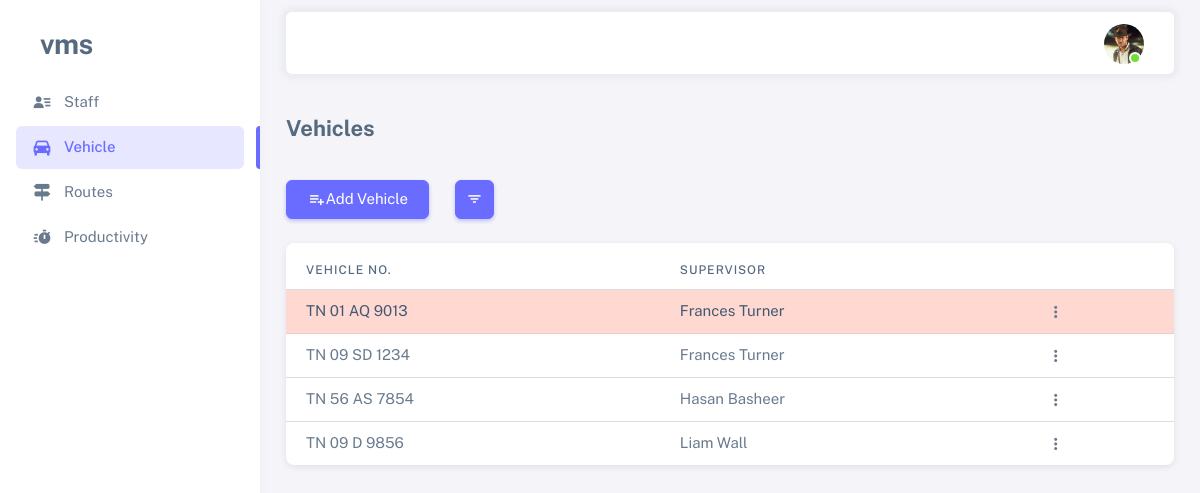
/ (signed in), run on the app's committed database.
### vms_app/models.py (models this page shows, shortened)
class Employee(AbstractBaseUser, PermissionsMixin):
    id = models.UUIDField(primary_key=True, editable=False, unique=True, default=uuid.uuid4)
    name = models.CharField(max_length=100)
    image = models.ImageField(upload_to='profiles/', null=True, blank=True)
    employee_id = models.CharField(max_length=100, unique=True)
    is_active = models.BooleanField(default=True)
    is_staff = models.BooleanField(default=True)
    is_superuser = models.BooleanField(default=False)
    contact = models.CharField(max_length=255)
    address = models.TextField()
    remark = models.TextField(null=True, blank=True)
    objects = EmployeeManager()
    USERNAME_FIELD = 'employee_id'
    REQUIRED_FIELDS = ['name']
    def __str__(self) -> str:
        return self.name

class Vehicle(models.Model):
    vehicle_number = models.CharField(max_length=100, unique=True)
    is_active = models.BooleanField(default=True)
    is_working = models.BooleanField(default=False)
    supervisor = models.ForeignKey(Employee, on_delete=models.SET_NULL, null=True, blank=True,
                                   related_name='vehicle_supervised_by', limit_choices_to={'is_active': True})
    remark = models.TextField(null=True, blank=True)
    created_by = models.ForeignKey(Employee, on_delete=models.SET_NULL, null=True, blank=True,
                                   related_name='vehicle_created_by')
    created_on = models.DateTimeField(auto_now_add=True)
    updated_by = models.ForeignKey(Employee, on_delete=models.SET_NULL, null=True, blank=True,
                                   related_name='vehicle_updated_by')
    updated_on = models.DateTimeField(auto_now=True)
    zone = models.ForeignKey(Zone, related_name='zone_vehicles_set',
                             on_delete=models.PROTECT, null=True, blank=True)
    workshop = models.ForeignKey(Workshop, related_name='workshop_vehicles_set',
                                 on_delete=models.PROTECT, null=True, blank=True)
    register_number = models.CharField(max_length=50, null=True, blank=True, unique=True)
    chassis_number = models.CharField(max_length=50, null=True, blank=True)
    vehicle_model = models.CharField(max_length=50, null=True, blank=True)
    type = models.CharField(max_length=50, null=True, blank=True)
    engine_number = models.CharField(max_length=50, null=True, blank=True)
    fc_date = models.DateField(null=True, blank=True)
    insurance = models.DateField(null=True, blank=True)
    puc = models.DateField(null=True, blank=True)  # pollution under control certificate expiry date

### vms_app/views.py (the view)
# urls.py: 2. Add a URL to urlpatterns:  path('', views.home, name='home')
@login_required(login_url='login')
@active_required
def home(request):
    queries = {
        "active": {"is_active": True},
        "in_active": {"is_active": False},
        "working": {"is_working": True, "is_active": True},
        "not_working": {"is_working": False, "is_active": True},
    }
    vehicles = Vehicle.objects.filter(**queries["active"])
    query = request.GET.get("query", None)
    if query and query in queries:
        vehicles = Vehicle.objects.filter(**queries[query])
    context = {
        "vehicles": vehicles,
        "menu": "menu-vehicle"
    }
    return render(request, 'vms_app/vehicles_list.html', context)

### vms_app/templates/vms_app/vehicles_list.html (shortened to what this page needs)
{% extends "base.html" %}
{% block content %}
<h4 class="fw-bold py-3 mb-4">Vehicles</h4>
<div class="row">
    <div class="col-auto">
        <a href="{% url "add_vehicle" %}" class="btn btn-primary">
            <span class="tf-icons bx bx-list-plus"></span> Add Vehicle
        </a>
    </div>
    <div class="col-auto">
        <button type="button" class="btn btn-primary btn-icon dropdown-toggle hide-arrow" data-bs-toggle="dropdown" aria-expanded="false">
            <i class="bx bx-filter"></i>
        </button>
    </div>
</div>
<div class="card mt-4">
    <div class="table-responsive text-nowrap mt-2">
        <table class="table">
            <thead>
                <tr>
                    <th>Vehicle No.</th>
                    <th>Supervisor</th>
                    <th></th>
                </tr>
            </thead>
            <tbody class="table-border-bottom-0">
                {% for vehicle in vehicles %}
                <tr {% if not vehicle.is_working %}class="table-danger"{% endif %}>
                    <td>{{vehicle.vehicle_number}}</td>
                    <td>{{vehicle.supervisor}}</td>
                    <td>
                        {% if request.user.is_superuser %}
                        <div class="dropdown">
                            <button type="button" class="btn p-0 dropdown-toggle hide-arrow" data-bs-toggle="dropdown">
                              <i class="bx bx-dots-vertical-rounded"></i>
                            </button>
                        </div>
                        {% else %}
                            <a href="{% url "edit_vehicle" vehicle.id %}" class="btn btn-sm btn-icon btn-primary">
                                <span class="tf-icons bx bxs-pencil"></span>
                            </a>
                        {% endif %}
                    </td>
                </tr>
                {% endfor %}
            </tbody>
        </table>
    </div>
</div>
{% endblock content %}

### templates/base.html (shortened to what this page needs)
<!DOCTYPE html>
{% load static %}
<html
  lang="en"
  class="light-style layout-menu-fixed"
  dir="ltr"
  data-theme="theme-default"
  data-assets-path="{% static "assets/" %}"
  data-template="vertical-menu-template-free"
>
<head>
  <link rel="stylesheet" href="{% static "assets/vendor/fonts/boxicons.css" %}" />
  <link rel="stylesheet" href="{% static "assets/vendor/css/core.css" %}" class="template-customizer-core-css" />
  <link rel="stylesheet" href="{% static "assets/vendor/css/theme-default.css" %}" class="template-customizer-theme-css" />
  <link rel="stylesheet" href="{% static "assets/css/demo.css" %}" />
  <link rel="stylesheet" href="{% static "assets/vendor/libs/perfect-scrollbar/perfect-scrollbar.css" %}" />
  <link rel="stylesheet" href="{% static "assets/vendor/libs/apex-charts/apex-charts.css" %}" />
  <link rel="stylesheet" href="https://cdn.jsdelivr.net/npm/bootstrap-icons@1.11.3/font/bootstrap-icons.min.css">
</head>
<body>
  <div class="layout-wrapper layout-content-navbar">
    <div class="layout-container">
      <aside id="layout-menu" class="layout-menu menu-vertical menu bg-menu-theme">
        <div class="app-brand demo">
          <a href="{% url "home" %}" class="app-brand-link">
            <span class="app-brand-text demo menu-text fw-bolder ms-2">VMS</span>
          </a>
        </div>
        <ul class="menu-inner py-1">
          {% if request.user.is_superuser %}
            <li class="menu-item" id="menu-staff">
              <a href="{% url "staff_list" %}" class="menu-link">
                <i class="menu-icon tf-icons bx bxs-user-detail"></i>
                <div data-i18n="Staff">Staff</div>
              </a>
            </li>
          {% endif %}
          <li class="menu-item" id="menu-vehicle">
            <a href="{% url "home" %}" class="menu-link">
              <i class="menu-icon tf-icons bx bxs-car"></i>
              <div data-i18n="Vehicle">Vehicle</div>
            </a>
          </li>
          <li class="menu-item" id="menu-route">
            <a href="{% url "route_list" %}" class="menu-link">
              <i class="menu-icon tf-icons bx bxs-directions"></i>
              <div data-i18n="Routes">Routes</div>
            </a>
          </li>
          <li class="menu-item" id="menu-productivity">
            <a href="{% url "productivity_list" %}" class="menu-link">
              <i class="menu-icon tf-icons bx bxs-timer"></i>
              <div data-i18n="Routes">Productivity</div>
            </a>
          </li>
        </ul>
      </aside>
      <div class="layout-page">
        <nav class="layout-navbar container-xxl navbar navbar-expand-xl navbar-detached align-items-center bg-navbar-theme" id="layout-navbar">
          <div class="navbar-nav-right d-flex align-items-center" id="navbar-collapse">
            <ul class="navbar-nav flex-row align-items-center ms-auto">
              <li class="nav-item navbar-dropdown dropdown-user dropdown">
                <a class="nav-link dropdown-toggle hide-arrow" href="javascript:void(0);" data-bs-toggle="dropdown">
                  <div class="avatar avatar-online">
                    <img src="{% if request.user.image %}{{ request.user.image.url }}{% else %}{% static "assets/img/avatars/default.png" %}{% endif %}" width="50px" alt class="w-px-40 h-auto rounded-circle" />
                  </div>
                </a>
              </li>
            </ul>
          </div>
        </nav>
        <div class="content-wrapper">
          <div class="container-xxl flex-grow-1 container-p-y">
            {% block content %}
            {% endblock content %}
          </div>
        </div>
      </div>
    </div>
  </div>
</body>
</html>

### static/assets/css/demo.css (style rules this page uses)
.menu .app-brand.demo { height: 64px; margin-top: 12px; }
.app-brand-text.demo { font-size: 1.75rem; letter-spacing: -0.5px; text-transform: lowercase; }

### data on the page
Employee: image (picture)
Vehicle: vehicle_number "TN 01 AQ 9013", supervisor "Frances Turner"
Vehicle: vehicle_number "TN 09 SD 1234", supervisor "Frances Turner"
Vehicle: vehicle_number "TN 56 AS 7854", supervisor "Hasan Basheer"
Vehicle: vehicle_number "TN 09 D 9856", supervisor "Liam Wall"
